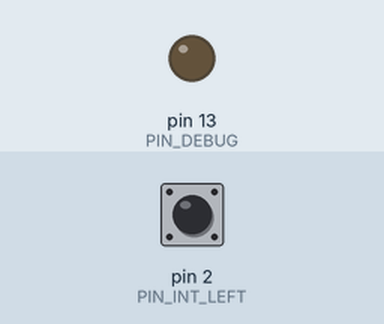
A sketch run on a simulated Arduino Uno, built with avr-gcc and run on an emulated ATmega328P. On the bench: output pins drawn as LEDs (lit = HIGH). Inputs (shaded band) come from the test bench; at power-on: pin 2 (PIN_INT_LEFT) LOW.

Above: at 1.2 s.
1.3 s: pin 2 (PIN_INT_LEFT) pulled HIGH for 0.15 s
At 1.37 s:
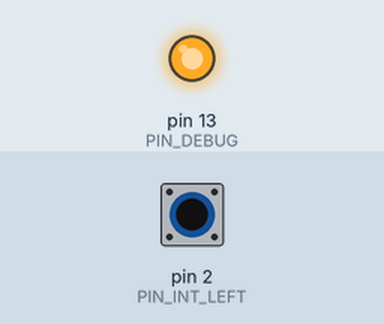
2.9 s: pin 2 (PIN_INT_LEFT) pulled HIGH for 3.2 s
At 7.4 s:
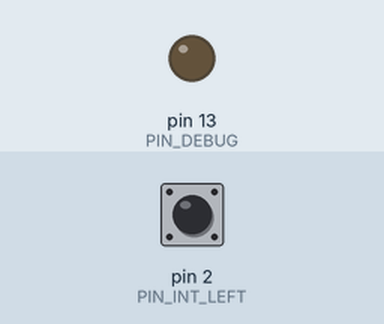
Timing chart, 0 to 8.9 s (numbered marks = the images above; inputs shaded):
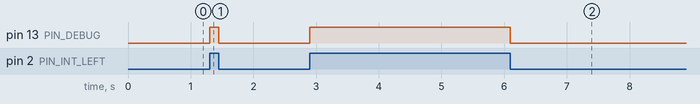

Measured:
- after the input at 1.3 s, pin 13 (PIN_DEBUG): LOW → HIGH at once, → LOW 0.15 s later
- after the input at 2.9 s, pin 13 (PIN_DEBUG): LOW → HIGH at once, → LOW 3.2 s later

The sketch:

SlotEncoder.ino
```cpp
#define PIN_INT_LEFT 2
#define PIN_DEBUG 13

volatile byte state = LOW;


void setup()
{
  Serial.begin(57600);
  pinMode(PIN_INT_LEFT, INPUT );
  pinMode(PIN_DEBUG, OUTPUT);
  attachInterrupt(0, blink, CHANGE);

  state = digitalRead(PIN_INT_LEFT);

}


void loop()
{

}

void blink()
{
  // check the value again - since it takes some time to
  // activate the interrupt routine, we get a clear signal.
  state = digitalRead(PIN_INT_LEFT);
  digitalWrite(PIN_DEBUG, state);
}
```
